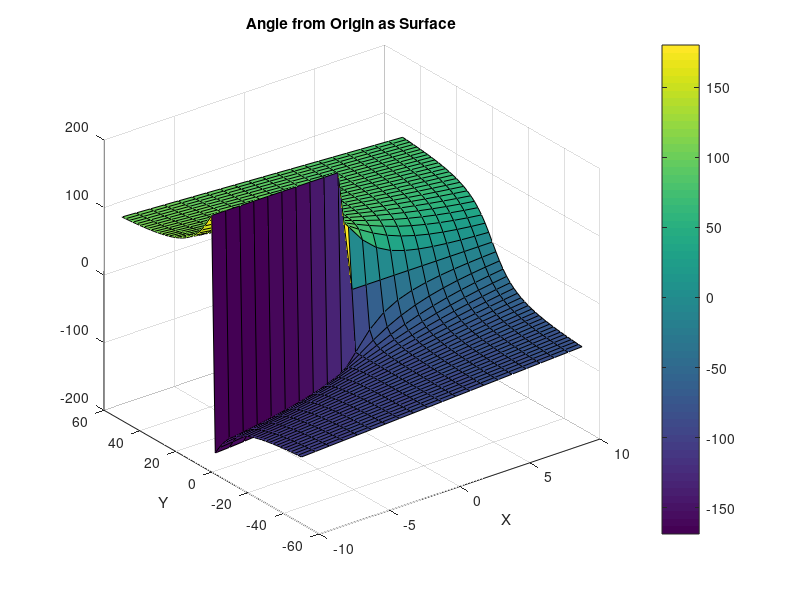
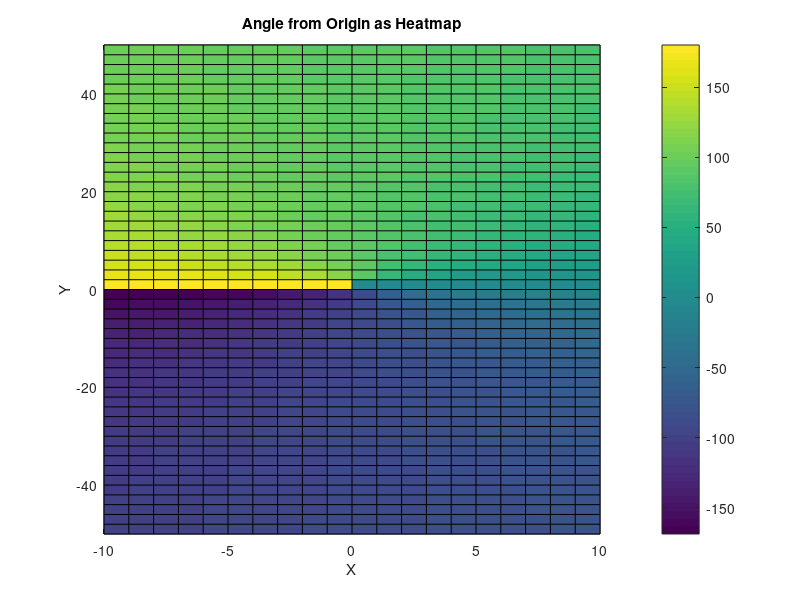
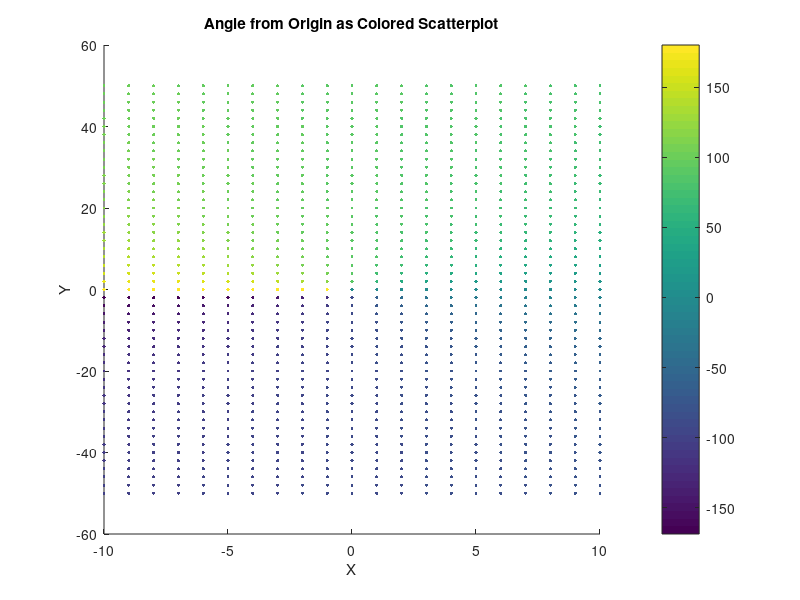

Write MATLAB code to recreate these figures, in order.
%%%%%%%%%%%%%%%%%%%%%%%%%%%%%%%%%%%%%%%%%%%%%%%%%%%%%%%%%%%%%%%%%%%%%%%%%%%
% Grid_angles_Demo
%--------------------------------------------------------------------------
% C Rocheleau, Colorado State University
% 8/24/2023
%--------------------------------------------------------------------------
% This script is a quick example of a nested loop that will calculate the
% angle (in degrees) of each point on an (x,y) grid and plots them
%%%%%%%%%%%%%%%%%%%%%%%%%%%%%%%%%%%%%%%%%%%%%%%%%%%%%%%%%%%%%%%%%%%%%%%%%%%

close all; clear all; clc;

% Create Grid points and preallocate grid
x = -10:1:10; y = -50:2:50;
angles = zeros(length(y), length(x)); % Matrices are row x column so its a little backward

for iX = 1:length(x)        % Iterate over x values
    for iY = 1:length(y)    % Iterate over y values for the same x value
        angles(iY,iX) = atan2d(y(iY), x(iX));
    end
end

% There are a few different ways to display it

% As a surface plot
figure()
surf(x,y,angles);
title('Angle from Origin as Surface')
xlabel('X'); ylabel('Y')
colorbar;

% As a "Heatmap"
figure()
pcolor(x,y,angles);
title('Angle from Origin as Heatmap')
xlabel('X'); ylabel('Y')
colorbar;

% As a Scatterplot
figure()
[scattX, scattY] = meshgrid(x,y); % This translates x and y from vectors into matrices
scatter(scattX(:), scattY(:), 5, angles(:), 'filled');
title('Angle from Origin as Colored Scatterplot')
xlabel('X'); ylabel('Y')
colorbar;
